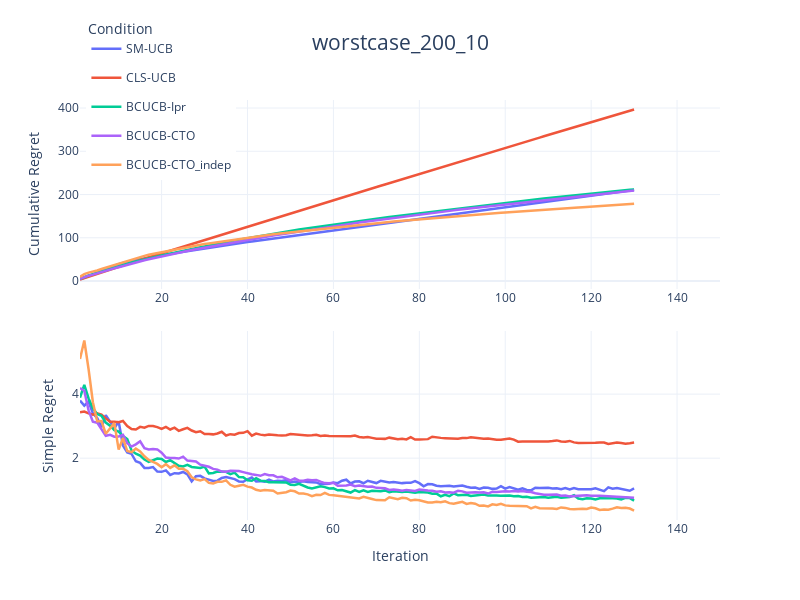

The cell this chart's notebook holds for it:
### Code cell
import pandas as pd
import plotly.graph_objects as go
import plotly.express as px
from plotly.subplots import make_subplots
import plotly.io as pio
import os
import numpy as np

text = "bestcase"

# 定义文件夹路径
data_folder = os.path.join('Data', text)

#定义文件列表 - Simple Regret来自pre文件，Cumulative Regret来自原始文件
simple_regret_files = ['200_10_smallest_pre.csv','200_10_cluster_pre.csv', '200_10_dynamic_pre.csv', '200_10_cyclic_pre.csv', '200_10_independent_pre.csv']
cumulative_regret_files = ['200_10_smallest.csv','200_10_cluster.csv','200_10_dynamic.csv', '200_10_cyclic.csv', '200_10_independent.csv']
curve_names = ['SM-UCB','CLS-UCB', 'BCUCB-Ipr', 'BCUCB-CTO', 'BCUCB-CTO_indep']

# simple_regret_files = ['200_10_smallest_pre.csv','200_10_cluster_pre.csv', '200_10_dynamic_pre.csv', '200_10_cyclic_pre.csv']
# cumulative_regret_files = ['200_10_smallest.csv','200_10_cluster.csv','200_10_dynamic.csv', '200_10_cyclic.csv']
# curve_names = ['SM-UCB','CLS-UCB', 'BCUCB-Ipr', 'BCUCB-CTO']

colors = px.colors.qualitative.Plotly[:len(curve_names)] 

# 创建DataFrame存储Simple Regret和Cumulative Regret
simple_regret_data = pd.DataFrame()
cumulative_regret_data = pd.DataFrame()

# 加载Simple Regret数据（来自pre文件）
for file, name in zip(simple_regret_files, curve_names):
    file_path = os.path.join(data_folder, file)
    df = pd.read_csv(file_path, index_col='Repetition')
    
    # 计算每个step的均值（Simple Regret）
    mean_results = df.mean(axis=0)
    
    # 添加到Simple Regret DataFrame
    temp_df = pd.DataFrame({
        'Iter': range(1, 151),
        'Value': mean_results.values,
        'Condition': name
    })
    simple_regret_data = pd.concat([simple_regret_data, temp_df])

# 加载Cumulative Regret数据（来自原始文件）
for file, name in zip(cumulative_regret_files, curve_names):
    file_path = os.path.join(data_folder, file)
    df = pd.read_csv(file_path, index_col='Repetition')
    
    # 计算每个step的均值
    mean_results = df.mean(axis=0)
    
    # 计算Cumulative Regret
    cumsum_results = np.cumsum(mean_results.values)
    temp_df = pd.DataFrame({
        'Iter': range(1, 151),
        'Value': cumsum_results,
        'Condition': name
    })
    cumulative_regret_data = pd.concat([cumulative_regret_data, temp_df])

# 创建子图（2行1列，垂直排列）- 删除子图标题
fig = make_subplots(
    rows=2, cols=1,
    vertical_spacing=0.1
    # 删除了 subplot_titles 参数
)

# 第一子图：Cumulative Regret（来自原始文件）- 先画Cumulative Regret
for i, condition in enumerate(curve_names):
    cumsum_df = cumulative_regret_data[cumulative_regret_data['Condition'] == condition]
    fig.add_trace(
        go.Scatter(
            x=cumsum_df['Iter'],
            y=cumsum_df['Value'],
            name=condition,
            legendgroup=condition,
            showlegend=True,  # 在第一子图显示图例
            line=dict(color=colors[i],width=2.5),
            meta=[condition],
            hovertemplate="Iter: %{x}<br>Cumulative Regret: %{y:.4f}<br>Condition: %{meta[0]}<extra></extra>"
        ),
        row=1, col=1  # Cumulative Regret放在第一行
    )

# 第二子图：Obs-based Simple Regret（来自pre文件）
for i, condition in enumerate(curve_names):
    simple_df = simple_regret_data[simple_regret_data['Condition'] == condition]
    fig.add_trace(
        go.Scatter(
            x=simple_df['Iter'],
            y=simple_df['Value'],
            name=condition,
            legendgroup=condition,
            showlegend=False,  # 避免重复图例
            line=dict(color=colors[i],width=2.5),
            meta=[condition],
            hovertemplate="Iter: %{x}<br>Simple Regret: %{y:.4f}<br>Condition: %{meta[0]}<extra></extra>"
        ),
        row=2, col=1  # Simple Regret放在第二行
    )

# 更新布局
fig.update_layout(
    title_text=text+"_200_10",
    title_x=0.5,
    title_font=dict(size=21),
    height=600,
    width=800,
    template='plotly_white',
    legend_title_text='Condition',
    legend=dict(yanchor="top", y=1.2, xanchor="left", x=0.01)
)

# 更新Y轴和X轴标签
fig.update_yaxes(title_text="Cumulative Regret", row=1, col=1)  # 第一子图Y轴标签
fig.update_yaxes(title_text="Simple Regret", row=2, col=1)      # 第二子图Y轴标签
fig.update_xaxes(title_text="Iteration", row=2, col=1)          # 仅底部子图显示X轴标签

# 显示图形
fig.show()

# 保存为HTML文件（可选）
# pio.write_html(fig, 'combined_simple_cumulative_plot.html')
#fig.write_image(text+"_200_10", format="png", width=800, height=600, scale=3)

### Figure 1 — Plotly figure (JSON) as saved in the notebook; plotly's stock layout.template omitted (floating-point values rounded to 4 significant figures; data arrays with more than 128 entries replaced by an {"elided": "..."} marker saying what was removed)
{"data": [{"hovertemplate": "Iter: %{x}<br>Cumulative Regret: %{y:.4f}<br>Condition: %{meta[0]}<extra></extra>", "legendgroup": "SM-UCB", "line": {"color": "#636EFA", "width": 2.5}, "meta": ["SM-UCB"], "name": "SM-UCB", "showlegend": true, "type": "scatter", "x": {"elided": "150 int values"}, "xaxis": "x", "y": {"elided": "150 float values"}, "yaxis": "y"}, {"hovertemplate": "Iter: %{x}<br>Cumulative Regret: %{y:.4f}<br>Condition: %{meta[0]}<extra></extra>", "legendgroup": "CLS-UCB", "line": {"color": "#EF553B", "width": 2.5}, "meta": ["CLS-UCB"], "name": "CLS-UCB", "showlegend": true, "type": "scatter", "x": {"elided": "150 int values"}, "xaxis": "x", "y": {"elided": "150 float values"}, "yaxis": "y"}, {"hovertemplate": "Iter: %{x}<br>Cumulative Regret: %{y:.4f}<br>Condition: %{meta[0]}<extra></extra>", "legendgroup": "BCUCB-Ipr", "line": {"color": "#00CC96", "width": 2.5}, "meta": ["BCUCB-Ipr"], "name": "BCUCB-Ipr", "showlegend": true, "type": "scatter", "x": {"elided": "150 int values"}, "xaxis": "x", "y": {"elided": "150 float values"}, "yaxis": "y"}, {"hovertemplate": "Iter: %{x}<br>Cumulative Regret: %{y:.4f}<br>Condition: %{meta[0]}<extra></extra>", "legendgroup": "BCUCB-CTO", "line": {"color": "#AB63FA", "width": 2.5}, "meta": ["BCUCB-CTO"], "name": "BCUCB-CTO", "showlegend": true, "type": "scatter", "x": {"elided": "150 int values"}, "xaxis": "x", "y": {"elided": "150 float values"}, "yaxis": "y"}, {"hovertemplate": "Iter: %{x}<br>Cumulative Regret: %{y:.4f}<br>Condition: %{meta[0]}<extra></extra>", "legendgroup": "BCUCB-CTO_indep", "line": {"color": "#FFA15A", "width": 2.5}, "meta": ["BCUCB-CTO_indep"], "name": "BCUCB-CTO_indep", "showlegend": true, "type": "scatter", "x": {"elided": "150 int values"}, "xaxis": "x", "y": {"elided": "150 float values"}, "yaxis": "y"}, {"hovertemplate": "Iter: %{x}<br>Simple Regret: %{y:.4f}<br>Condition: %{meta[0]}<extra></extra>", "legendgroup": "SM-UCB", "line": {"color": "#636EFA", "width": 2.5}, "meta": ["SM-UCB"], "name": "SM-UCB", "showlegend": false, "type": "scatter", "x": {"elided": "150 int values"}, "xaxis": "x2", "y": {"elided": "150 float values"}, "yaxis": "y2"}, {"hovertemplate": "Iter: %{x}<br>Simple Regret: %{y:.4f}<br>Condition: %{meta[0]}<extra></extra>", "legendgroup": "CLS-UCB", "line": {"color": "#EF553B", "width": 2.5}, "meta": ["CLS-UCB"], "name": "CLS-UCB", "showlegend": false, "type": "scatter", "x": {"elided": "150 int values"}, "xaxis": "x2", "y": {"elided": "150 float values"}, "yaxis": "y2"}, {"hovertemplate": "Iter: %{x}<br>Simple Regret: %{y:.4f}<br>Condition: %{meta[0]}<extra></extra>", "legendgroup": "BCUCB-Ipr", "line": {"color": "#00CC96", "width": 2.5}, "meta": ["BCUCB-Ipr"], "name": "BCUCB-Ipr", "showlegend": false, "type": "scatter", "x": {"elided": "150 int values"}, "xaxis": "x2", "y": {"elided": "150 float values"}, "yaxis": "y2"}, {"hovertemplate": "Iter: %{x}<br>Simple Regret: %{y:.4f}<br>Condition: %{meta[0]}<extra></extra>", "legendgroup": "BCUCB-CTO", "line": {"color": "#AB63FA", "width": 2.5}, "meta": ["BCUCB-CTO"], "name": "BCUCB-CTO", "showlegend": false, "type": "scatter", "x": {"elided": "150 int values"}, "xaxis": "x2", "y": {"elided": "150 float values"}, "yaxis": "y2"}, {"hovertemplate": "Iter: %{x}<br>Simple Regret: %{y:.4f}<br>Condition: %{meta[0]}<extra></extra>", "legendgroup": "BCUCB-CTO_indep", "line": {"color": "#FFA15A", "width": 2.5}, "meta": ["BCUCB-CTO_indep"], "name": "BCUCB-CTO_indep", "showlegend": false, "type": "scatter", "x": {"elided": "150 int values"}, "xaxis": "x2", "y": {"elided": "150 float values"}, "yaxis": "y2"}], "layout": {"height": 600, "legend": {"title": {"text": "Condition"}, "x": 0.01, "xanchor": "left", "y": 1.2, "yanchor": "top"}, "title": {"font": {"size": 21}, "text": "worstcase_200_10", "x": 0.5}, "width": 800, "xaxis": {"anchor": "y", "domain": [0, 1]}, "xaxis2": {"anchor": "y2", "domain": [0, 1], "title": {"text": "Iteration"}}, "yaxis": {"anchor": "x", "domain": [0.55, 1], "title": {"text": "Cumulative Regret"}}, "yaxis2": {"anchor": "x2", "domain": [0, 0.45], "title": {"text": "Simple Regret"}}}}
